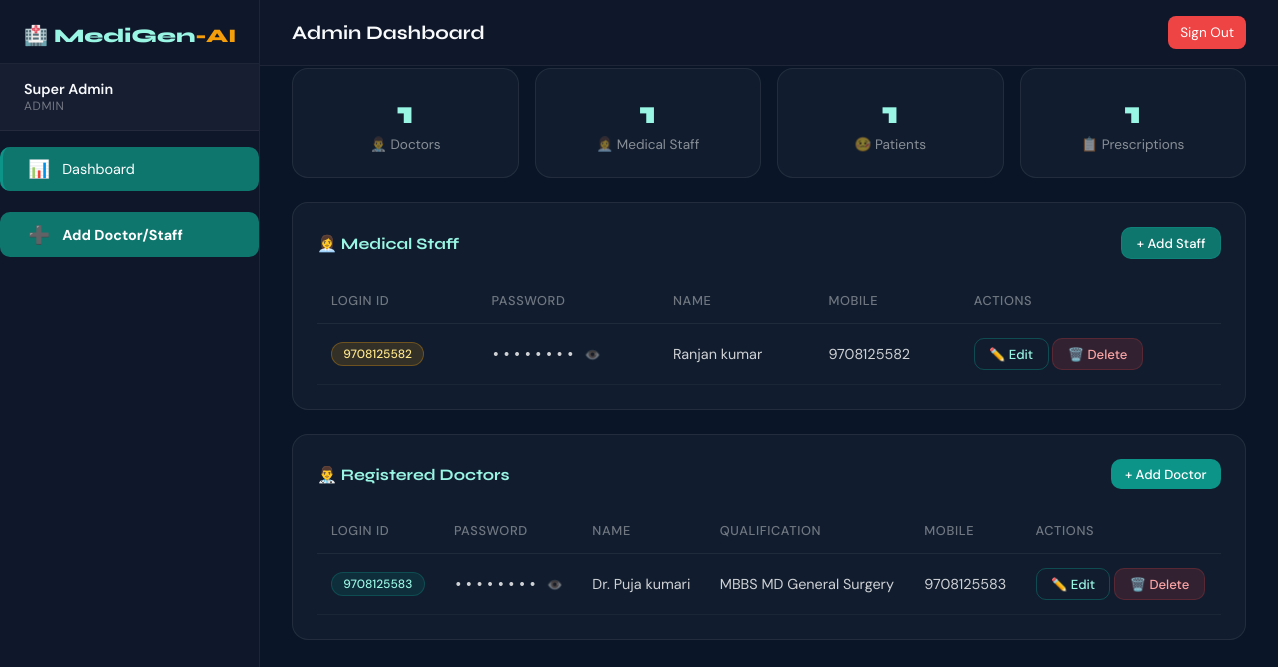
The page /admin (signed in) on the database its author committed.
### app.py (models this page shows)
class User(db.Model):
    id = db.Column(db.Integer, primary_key=True)
    login_id = db.Column(db.String(50), unique=True, nullable=False)
    password_hash = db.Column(db.String(200), nullable=False)
    plain_password = db.Column(db.String(100))  # stored for admin view/reset
    role = db.Column(db.String(20), nullable=False)  # admin, doctor, staff, patient
    name = db.Column(db.String(100), nullable=False)
    email = db.Column(db.String(100))
    mobile = db.Column(db.String(15))
    qualification = db.Column(db.String(200))
    created_at = db.Column(db.DateTime, default=get_india_time)
    is_active = db.Column(db.Boolean, default=True)

### app.py (the view)
@app.route('/admin')
def admin_dashboard():
    if session.get('role') != 'admin':
        return redirect(url_for('login'))
    doctors = User.query.filter_by(role='doctor', is_active=True).all()
    staff = User.query.filter_by(role='staff', is_active=True).all()
    patients = Patient.query.all()
    prescriptions = Prescription.query.all()
    return render_template('admin/dashboard.html',
                         doctors=doctors, staff=staff,
                         patients=patients, prescriptions=prescriptions)

### templates/admin/dashboard.html (shortened to what this page needs)
{% extends 'base.html' %}
{% block page_title %}Admin Dashboard{% endblock %}
{% block sidebar_nav %}
<a href="/admin" class="nav-item active" style="background:#0f766e;color:white;border-radius:10px;"><span class="icon">📊</span> Dashboard</a>&NonBreakingSpace;
<a href="/admin/register-doctor" class="nav-item" style="background:#0f766e;color:white;border-radius:10px;"><span class="icon">➕</span> <strong>Add Doctor/Staff</strong></a>
{% endblock %}
{% block content %}
<div class="stats-grid">
    <div class="stat-card">
        <div class="stat-num">{{ doctors|length }}</div>
        <div class="stat-label">👨‍⚕️ Doctors</div>
    </div>
    <div class="stat-card">
        <div class="stat-num">{{ staff|length }}</div>
        <div class="stat-label">👩‍💼 Medical Staff</div>
    </div>
    <div class="stat-card">
        <div class="stat-num">{{ patients|length }}</div>
        <div class="stat-label">🤒 Patients</div>
    </div>
    <div class="stat-card">
        <div class="stat-num">{{ prescriptions|length }}</div>
        <div class="stat-label">📋 Prescriptions</div>
    </div>
</div>
<div class="card">
    <div style="display:flex;align-items:center;justify-content:space-between;margin-bottom:1.2rem">
        <div class="card-title" style="margin-bottom:0">👩‍💼 Medical Staff</div>
        <a href="/admin/register-doctor" class="btn btn-outline btn-sm" style="background:#0f766e;color:white;border-radius:10px;">+ Add Staff</a>
    </div>
    {% if staff %}
    <table>
        <thead>
            <tr>
                <th>Login ID</th>
                <th>Password</th>
                <th>Name</th>
                <th>Mobile</th>
                <th>Actions</th>
            </tr>
        </thead>
        <tbody>
            {% for s in staff %}
            <tr>
                <td><span class="badge badge-amber">{{ s.login_id }}</span></td>
                <td>
                    <span class="pwd-mask" id="pwd-s-{{ s.id }}" style="font-family:monospace;letter-spacing:2px">••••••••</span>
                    <button onclick="togglePwd('s-{{ s.id }}')" style="background:none;border:none;cursor:pointer;color:rgba(255,255,255,0.4);font-size:0.8rem;margin-left:4px">👁️</button>
                </td>
                <td>{{ s.name }}</td>
                <td>{{ s.mobile or '—' }}</td>
               <td>
    <a href="/admin/edit-user/{{ s.id }}"
       class="btn btn-outline btn-sm">
       ✏️ Edit
    </a>
    <a href="/admin/delete-user/{{ s.id }}"
       class="btn btn-danger btn-sm"
       onclick="return confirm('Delete this staff permanently?')">
     🗑️ Delete
    </a>
</td>
            </tr>
            {% endfor %}
        </tbody>
    </table>
    {% else %}
    <div class="empty-state"><div class="icon">👩‍💼</div><p>No staff registered yet.</p></div>
    {% endif %}
</div>
<div class="card">
    <div style="display:flex;align-items:center;justify-content:space-between;margin-bottom:1.2rem">
        <div class="card-title" style="margin-bottom:0">👨‍⚕️ Registered Doctors</div>
        <a href="/admin/register-doctor" class="btn btn-primary btn-sm">+ Add Doctor</a>
    </div>
    {% if doctors %}
    <table>
        <thead>
            <tr>
                <th>Login ID</th>
                <th>Password</th>
                <th>Name</th>
                <th>Qualification</th>
                <th>Mobile</th>
                <th>Actions</th>
            </tr>
        </thead>
        <tbody>
            {% for d in doctors %}
            <tr>
                <td><span class="badge badge-teal">{{ d.login_id }}</span></td>
                <td>
                    <span class="pwd-mask" id="pwd-d-{{ d.id }}" style="font-family:monospace;letter-spacing:2px">••••••••</span>
                    <button onclick="togglePwd('d-{{ d.id }}')" style="background:none;border:none;cursor:pointer;color:rgba(255,255,255,0.4);font-size:0.8rem;margin-left:4px">👁️</button>
                </td>
                <td>{{ d.name }}</td>
                <td>{{ d.qualification or '—' }}</td>
                <td>{{ d.mobile or '—' }}</td>
                <td>
                <a href="/admin/edit-user/{{ d.id }}"
                class="btn btn-outline btn-sm">
                ✏️ Edit
            </a>
                <a href="/admin/delete-user/{{ d.id }}" class="btn btn-danger btn-sm"
                onclick="return confirm('Delete this doctor permanently?')">
                🗑️ Delete
                    </a>
                </td>
            </tr>
            {% endfor %}
        </tbody>
    </table>
    {% else %}
    <div class="empty-state"><div class="icon">👨‍⚕️</div><p>No doctors registered yet.</p></div>
    {% endif %}
</div>
{% endblock %}

### templates/base.html (style rules this page uses)
:root { --teal: #0d9488; --teal-dark: #0f766e; --teal-light: #99f6e4; --navy: #0f172a; --slate: #1e293b; --white: #f8fafc; --accent: #f59e0b; --danger: #ef4444; --success: #22c55e; --sidebar-w: 260px; }
* { margin: 0; padding: 0; box-sizing: border-box; }
body { font-family: 'DM Sans', sans-serif; background: #0a1628; color: var(--white); display: flex; min-height: 100vh; }
.nav-item { display: flex; align-items: center; gap: 0.7rem; padding: 0.7rem 1.5rem; color: rgba(255,255,255,0.5); text-decoration: none; font-size: 0.9rem; transition: all 0.2s; border-left: 3px solid transparent; }
.nav-item.active { color: var(--teal-light); background: rgba(13,148,136,0.08); border-left-color: var(--teal); }
.nav-item .icon { font-size: 1.1rem; width: 1.5rem; text-align: center; }
.card { background: rgba(255,255,255,0.03); border: 1px solid rgba(255,255,255,0.07); border-radius: 16px; padding: 1.5rem; margin-bottom: 1.5rem; }
.card-title { font-family: 'Syne', sans-serif; font-size: 1rem; font-weight: 700; margin-bottom: 1.2rem; color: var(--teal-light); }
.stats-grid { display: grid; grid-template-columns: repeat(auto-fit, minmax(180px, 1fr)); gap: 1rem; margin-bottom: 1.5rem; }
.stat-card { background: rgba(255,255,255,0.03); border: 1px solid rgba(255,255,255,0.07); border-radius: 16px; padding: 1.5rem; text-align: center; }
.stat-num { font-family: 'Syne', sans-serif; font-size: 2rem; font-weight: 800; color: var(--teal-light); }
.stat-label { font-size: 0.85rem; color: rgba(255,255,255,0.5); margin-top: 0.3rem; }
table { width: 100%; border-collapse: collapse; font-size: 0.9rem; }
th { text-align: left; padding: 0.8rem 1rem; color: rgba(255,255,255,0.4); font-weight: 500; font-size: 0.8rem; text-transform: uppercase; letter-spacing: 0.05em; border-bottom: 1px solid rgba(255,255,255,0.06); }
td { padding: 0.9rem 1rem; border-bottom: 1px solid rgba(255,255,255,0.04); color: rgba(255,255,255,0.8); }
.btn { padding: 0.65rem 1.5rem; border-radius: 10px; border: none; cursor: pointer; font-family: 'DM Sans', sans-serif; font-size: 0.9rem; font-weight: 500; transition: all 0.2s; text-decoration: none; display: inline-flex; align-items: center; gap: 0.4rem; }
.btn-primary { background: var(--teal); color: white; }
.btn-danger { background: rgba(239,68,68,0.15); color: #fca5a5; border: 1px solid rgba(239,68,68,0.2); }
.btn-outline { background: transparent; color: var(--teal-light); border: 1px solid rgba(13,148,136,0.4); }
.btn-sm { padding: 0.4rem 0.9rem; font-size: 0.82rem; }
.badge { display: inline-block; padding: 0.2rem 0.7rem; border-radius: 50px; font-size: 0.75rem; font-weight: 500; }
.badge-teal { background: rgba(13,148,136,0.15); color: var(--teal-light); border: 1px solid rgba(13,148,136,0.3); }
.badge-amber { background: rgba(245,158,11,0.15); color: #fde68a; border: 1px solid rgba(245,158,11,0.3); }

### templates/admin/dashboard.html (style rules this page uses)
table { width:100%; border-collapse:collapse; }
table td, table th { white-space:nowrap; vertical-align:middle; padding:14px; }

### rows shown on the page
User: login_id "9708125582", name "Ranjan kumar", mobile "9708125582"
User: login_id "9708125583", name "Dr. Puja kumari", qualification "MBBS MD General Surgery", mobile "9708125583"

### other values the page prints
{{ session.name }} "Super Admin"
{{ session.role }} "ADMIN"
{{ doctors|length }} "1"
{{ staff|length }} "1"
{{ patients|length }} "1"
{{ prescriptions|length }} "1"
